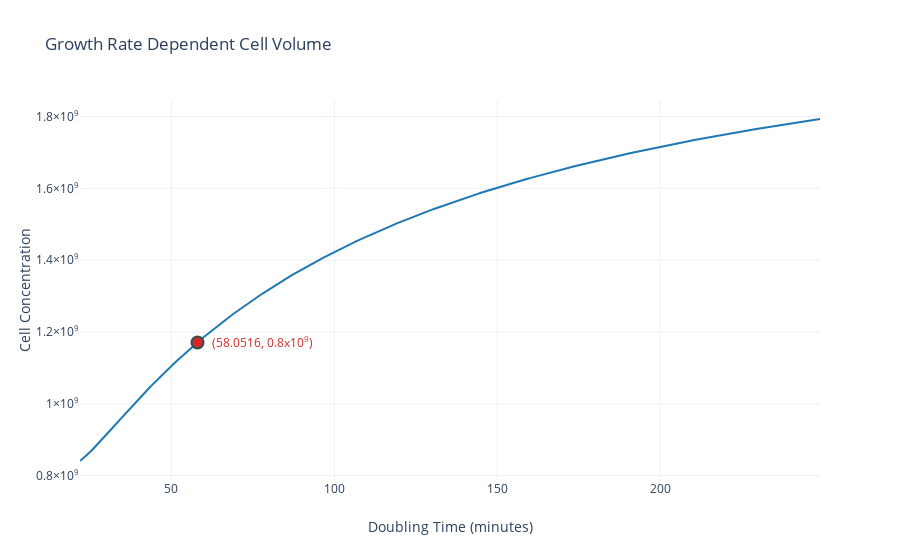

Notebook code cell kept with this figure:
### Code cell
dt_min = np.arange(22.0, 250.0, 1.0)
results = []
for i in dt_min:
    results.append(onlyVolkmer(i)) 
    
trace = go.Scatter(
    name='Measurement',
    x=dt_min,
    y=results,
    mode='lines',
    line=dict(color='rgb(31, 119, 180)'))

trace1 = go.Scatter(
    name='Old Measurement',
    x=[58.0516142],
    y=[onlyVolkmer(58.0516142)],
    marker=dict(size=12, 
                color='#d62728',
                line=dict(width=2,
                    color='DarkSlateGrey'
                    )
                )
    )

# Trace order can be important
# with continuous error bars
data = [trace, trace1]

layout = go.Layout(
    xaxis=dict(title='Doubling Time (minutes)'),
    yaxis=dict(title='Cell Concentration ', exponentformat = 'power'),
    title='Growth Rate Dependent Cell Volume',
    showlegend = False,
    template='plotly_white'
)

fig = go.Figure(data=data, layout=layout)

fig.update_layout(
    annotations=[
        go.layout.Annotation(
            x=78,
            y=onlyVolkmer(58.0516142),
            xref="x",
            yref="y",
            text="({0:.4f}, 0.8x10<sup>9</sup>)".format(58.0516142),
            showarrow=False,
            arrowhead=0,
            ax=0,
            ay=0,
            font=dict(
                color="#d62728"
            )
        )
    ]
)

iplot(fig, filename='pandas-continuous-error-bars')

### Figure 1 — Plotly figure (JSON) as saved in the notebook; plotly's stock layout.template omitted (floating-point values rounded to 4 significant figures; data arrays with more than 128 entries replaced by an {"elided": "..."} marker saying what was removed)
{"data": [{"line": {"color": "rgb(31, 119, 180)"}, "mode": "lines", "name": "Measurement", "type": "scatter", "x": {"elided": "228 int values"}, "y": {"elided": "228 float values"}}, {"marker": {"color": "#d62728", "line": {"color": "DarkSlateGrey", "width": 2}, "size": 12}, "name": "Old Measurement", "type": "scatter", "x": [58.05], "y": [1171000000.0]}], "layout": {"annotations": [{"arrowhead": 0, "ax": 0, "ay": 0, "font": {"color": "#d62728"}, "showarrow": false, "text": "(58.0516, 0.8x10<sup>9</sup>)", "x": 78, "xref": "x", "y": 1171000000.0, "yref": "y"}], "showlegend": false, "title": {"text": "Growth Rate Dependent Cell Volume"}, "xaxis": {"title": {"text": "Doubling Time (minutes)"}}, "yaxis": {"exponentformat": "power", "title": {"text": "Cell Concentration "}}}}
